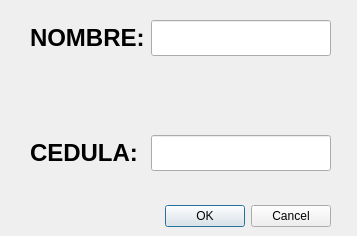
<?xml version="1.0" encoding="UTF-8"?>
<ui version="4.0">
 <class>Dialog</class>
 <widget class="QDialog" name="Dialog">
  <property name="geometry">
   <rect>
    <x>0</x>
    <y>0</y>
    <width>357</width>
    <height>236</height>
   </rect>
  </property>
  <property name="windowTitle">
   <string>Dialog</string>
  </property>
  <widget class="QDialogButtonBox" name="buttonBox">
   <property name="geometry">
    <rect>
     <x>70</x>
     <y>200</y>
     <width>261</width>
     <height>32</height>
    </rect>
   </property>
   <property name="orientation">
    <enum>Qt::Horizontal</enum>
   </property>
   <property name="standardButtons">
    <set>QDialogButtonBox::Cancel|QDialogButtonBox::Ok</set>
   </property>
  </widget>
  <widget class="QWidget" name="formLayoutWidget">
   <property name="geometry">
    <rect>
     <x>30</x>
     <y>20</y>
     <width>301</width>
     <height>151</height>
    </rect>
   </property>
   <layout class="QFormLayout" name="formLayout">
    <item row="0" column="0">
     <widget class="QLabel" name="label">
      <property name="font">
       <font>
        <pointsize>18</pointsize>
        <weight>75</weight>
        <bold>true</bold>
       </font>
      </property>
      <property name="text">
       <string>NOMBRE:</string>
      </property>
     </widget>
    </item>
    <item row="2" column="0">
     <widget class="QLabel" name="label_2">
      <property name="font">
       <font>
        <pointsize>18</pointsize>
        <weight>75</weight>
        <bold>true</bold>
       </font>
      </property>
      <property name="text">
       <string>CEDULA:</string>
      </property>
     </widget>
    </item>
    <item row="0" column="1">
     <widget class="QLineEdit" name="campo_nombre">
      <property name="font">
       <font>
        <pointsize>18</pointsize>
       </font>
      </property>
     </widget>
    </item>
    <item row="2" column="1">
     <widget class="QLineEdit" name="campo_cedula">
      <property name="font">
       <font>
        <pointsize>18</pointsize>
       </font>
      </property>
     </widget>
    </item>
    <item row="1" column="1">
     <spacer name="verticalSpacer">
      <property name="orientation">
       <enum>Qt::Vertical</enum>
      </property>
      <property name="sizeHint" stdset="0">
       <size>
        <width>20</width>
        <height>40</height>
       </size>
      </property>
     </spacer>
    </item>
   </layout>
  </widget>
 </widget>
 <resources/>
 <connections>
  <connection>
   <sender>buttonBox</sender>
   <signal>accepted()</signal>
   <receiver>Dialog</receiver>
   <slot>accept()</slot>
   <hints>
    <hint type="sourcelabel">
     <x>248</x>
     <y>254</y>
    </hint>
    <hint type="destinationlabel">
     <x>157</x>
     <y>274</y>
    </hint>
   </hints>
  </connection>
  <connection>
   <sender>buttonBox</sender>
   <signal>rejected()</signal>
   <receiver>Dialog</receiver>
   <slot>reject()</slot>
   <hints>
    <hint type="sourcelabel">
     <x>316</x>
     <y>260</y>
    </hint>
    <hint type="destinationlabel">
     <x>286</x>
     <y>274</y>
    </hint>
   </hints>
  </connection>
 </connections>
</ui>
